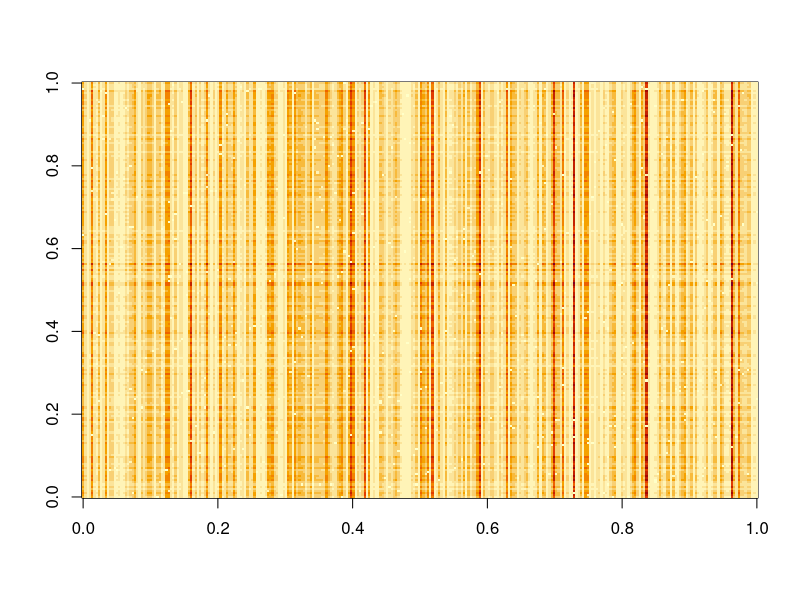
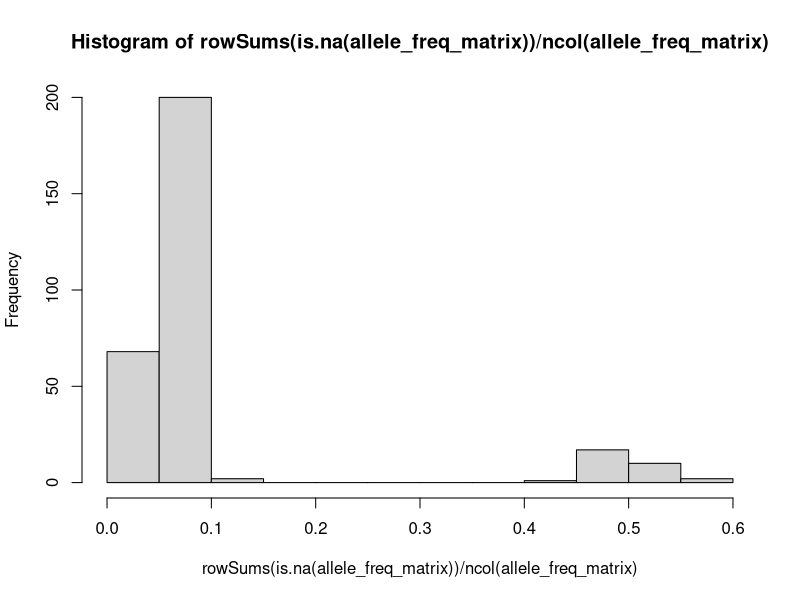
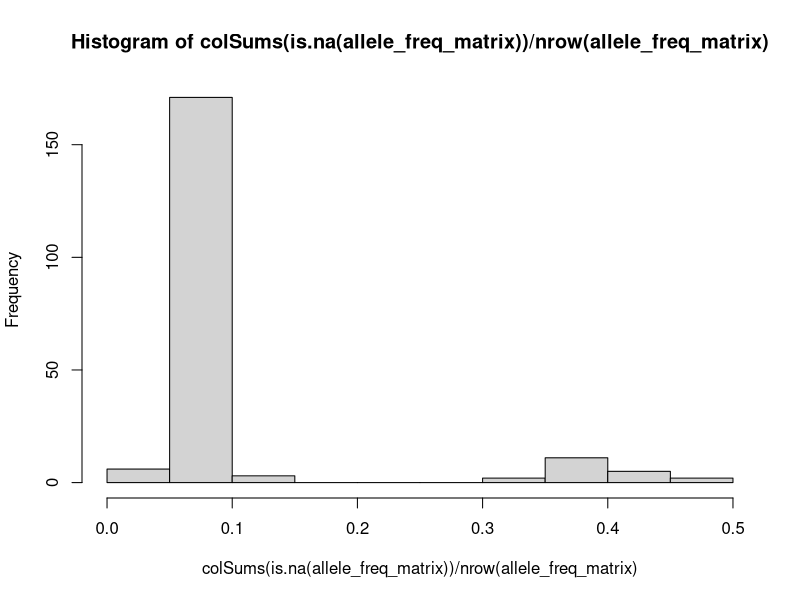
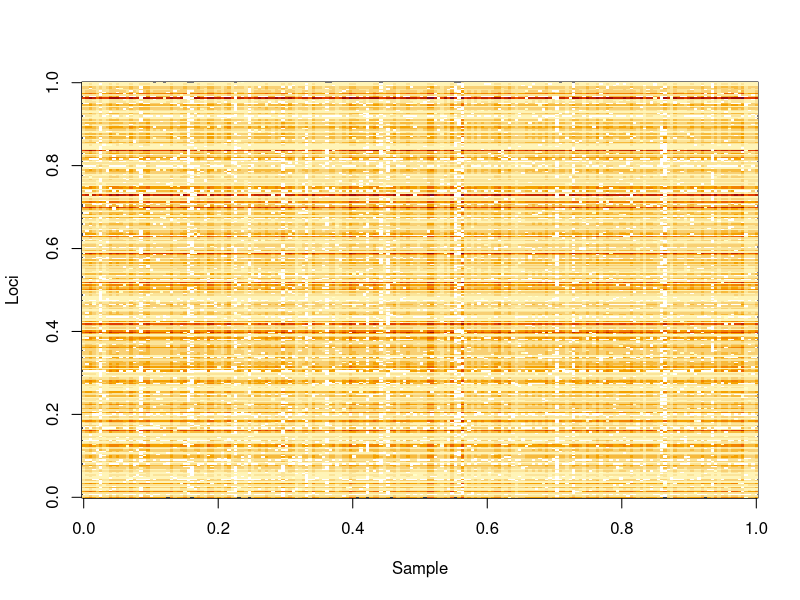

Generate these figures, in order, with R: (Note: this script raises an error after producing the figures.)
# simulate_allele_freq_matrix.R
#
# Author: Bob Verity
# Date: 2025-10-01
#
# Inputs: (none)
#
# Saved files:
#   - data/allele_freq_matrix.rda
#
# Purpose:
#   Simulate a loci x samples allele-frequency matrix for cleaning practice:
#     - 300 loci x 200 samples
#     - Per-locus base frequency ~ Beta
#     - Add Normal noise on the logit scale, then inverse-logit back to (0,1)
#     - Inject scattered normalisation artefacts producing values < 0
#     - Structured missingness (bad loci/samples) + background NAs
#
# ------------------------------------------------------------------

set.seed(1)

# Dimensions
n_loci    <- 300
n_samples <- 200

# Handy logit / inverse-logit
logit     <- function(p) log(p / (1 - p))
inv_logit <- function(x) 1 / (1 + exp(-x))

# --- Per-locus base frequency -----------------------------------------------
# e.g., some loci common, others rare
loc_base <- rbeta(n_loci, shape1 = 1, shape2 = 6)  # in (0,1)

# --- Add sample-level noise on the logit scale -------------------------------
# Convert per-locus base p to logit, add per-sample Normal noise, transform back
sample_noise <- rnorm(n_samples, mean = 0, sd = 0.25)

# Broadcast: for each locus i and sample j:
# logit(p_ij) = logit(loc_base[i]) + sample_noise[j]
allele_freq_matrix <- outer(logit(loc_base), sample_noise, `+`)
allele_freq_matrix <- inv_logit(allele_freq_matrix)  # back to (0,1)

# Name rows/cols for readability
rownames(allele_freq_matrix) <- paste0("locus_",  sprintf("%04d", seq_len(n_loci)))
colnames(allele_freq_matrix) <- paste0("sample_", sprintf("%03d", seq_len(n_samples)))

# --- Inject scattered normalisation artefacts (< 0) --------------------------
# A small proportion of sample–locus cells become negative due to background
# subtraction / calibration glitches
n_artifacts <- round(0.01 * n_loci * n_samples)  # ~1% cells affected
idx_art     <- cbind(
  sample(seq_len(n_loci),    size = n_artifacts, replace = TRUE),
  sample(seq_len(n_samples), size = n_artifacts, replace = TRUE)
)
allele_freq_matrix[idx_art] <- -runif(n_artifacts, 0.00, 0.10)  # values in (-0.10, 0)

# Quick checks
range(allele_freq_matrix)
image(allele_freq_matrix)

# --- Inject structured missingness (NAs) -------------------------------------
prop_bad_loci    <- 0.10   # 10% loci with high failure
prop_bad_samples <- 0.10   # 10% samples with high failure

bad_loci    <- sample(seq_len(n_loci),    size = round(prop_bad_loci    * n_loci),    replace = FALSE)
bad_samples <- sample(seq_len(n_samples), size = round(prop_bad_samples * n_samples), replace = FALSE)

p_na_bad_locus  <- 0.45    # within bad loci, 45% missing across samples
p_na_bad_sample <- 0.35    # within bad samples, 45% missing across loci
p_na_background <- 0.03    # background NAs everywhere

# Start with background missingness
is_na <- matrix(runif(n_loci * n_samples) < p_na_background,
                nrow = n_loci, ncol = n_samples)

# Add locus-driven missingness
if (length(bad_loci) > 0) {
  is_na[bad_loci, ] <- is_na[bad_loci, ] |
    (matrix(runif(length(bad_loci) * n_samples),
            nrow = length(bad_loci)) < p_na_bad_locus)
}

# Add sample-driven missingness
if (length(bad_samples) > 0) {
  is_na[, bad_samples] <- is_na[, bad_samples] |
    (matrix(runif(n_loci * length(bad_samples)),
            nrow = n_loci) < p_na_bad_sample)
}

# Apply missingness
allele_freq_matrix[is_na] <- NA_real_

# --- Optional quick checks ----------------------------------------------------
mean(allele_freq_matrix < 0, na.rm = TRUE)  # check negatives present
hist(rowSums(is.na(allele_freq_matrix)) / ncol(allele_freq_matrix))
hist(colSums(is.na(allele_freq_matrix)) / nrow(allele_freq_matrix))
image(t(allele_freq_matrix), xlab = "Sample", ylab = "Loci")

# --- Save to package data/ ----------------------------------------------------
save(allele_freq_matrix,
     file = here::here("data", "allele_freq_matrix.rda"),
     compress = "bzip2")
